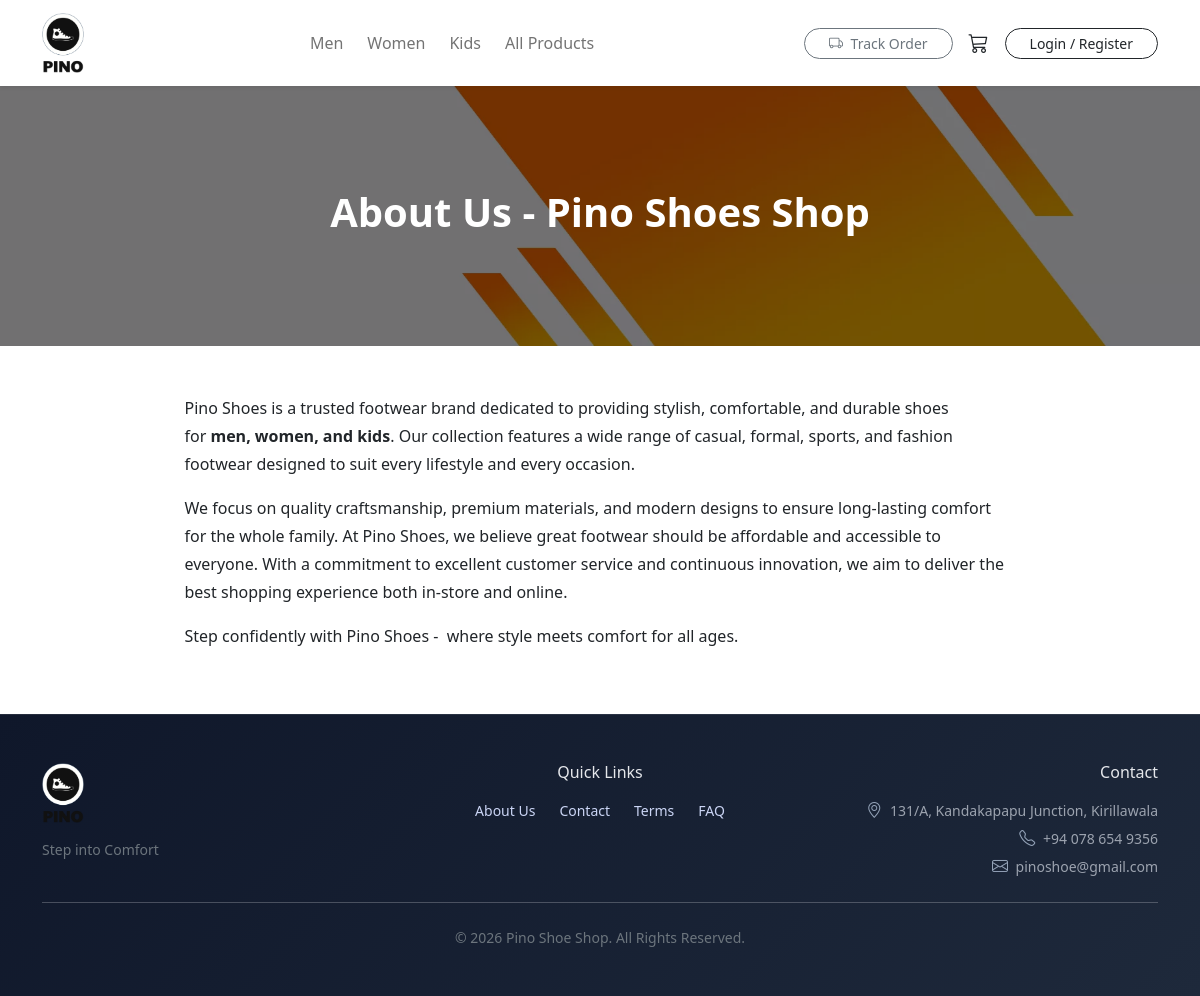
Screenshot of /page.php?slug=about-us with the database file from the repository.
### tables this page shows
CREATE TABLE IF NOT EXISTS `pages` (
  `id` int NOT NULL AUTO_INCREMENT,
  `slug` varchar(50) NOT NULL,
  `title` varchar(255) NOT NULL,
  `content` longtext NOT NULL,
  `banner` varchar(255) DEFAULT NULL,
  `is_active` tinyint(1) DEFAULT '1',
  `created_at` timestamp NULL DEFAULT CURRENT_TIMESTAMP,
  `updated_at` timestamp NULL DEFAULT CURRENT_TIMESTAMP ON UPDATE CURRENT_TIMESTAMP,
  PRIMARY KEY (`id`),
  UNIQUE KEY `slug` (`slug`)
);

### public/page.php (the view, shortened to what this page needs)
<?php
require_once __DIR__ . '/includes/settings.php';
$slug = $_GET['slug'] ?? '';
$stmt = $connection->prepare("
    SELECT title, content, banner
    FROM pages
    WHERE slug = ? AND is_active = 1
    LIMIT 1
");
$stmt->bind_param("s", $slug);
$stmt->execute();
$page = $stmt->get_result()->fetch_assoc();
$bannerImage = $page['banner']
    ? "../admin/uploads/pages/" . $page['banner']
    : "assets/img/default-banner.jpg";
?>
<!DOCTYPE html>
<html lang="en">
<head>
<link rel="stylesheet" href="assets/css/bootstrap.min.css">
<link rel="stylesheet" href="assets/css/site.css">
<link rel="stylesheet"
 href="https://cdn.jsdelivr.net/npm/bootstrap-icons/font/bootstrap-icons.css">
</head>
<body>
<?php include 'layout/header.php'; ?>
<section class="page-hero d-flex align-items-center"
         style="background-image:url('<?= htmlspecialchars($bannerImage) ?>')">
    <div class="container text-center page-hero-content text-white">
        <h1 class="fw-bold"><?= htmlspecialchars($page['title']) ?></h1>
    </div>
</section>
<section class="container py-5">
<div class="row justify-content-center">
<div class="col-lg-9">
<div class="page-content">
    <?= $page['content'];  ?>
</div>
</div>
</div>
</section>
<?php include 'layout/footer.php'; ?>
</body>
</html>

### public/page.php (style rules this page uses)
.page-hero { min-height: 260px; background-size: cover; background-position: center; position: relative; }
.page-hero::after { content: ""; position: absolute; inset: 0; background: rgba(0,0,0,.55); }
.page-hero-content { position: relative; z-index: 2; }
.page-content { font-size: 1rem; line-height: 1.75; }

### rows the page displays
pages: banner (picture), title "About Us - Pino Shoes Shop", content "Pino Shoes is a trusted footwear brand dedicated to providing stylish, comfortable, and durable shoes for men, women, and kids . Our collection features a wide range of casual, formal, sports, and fashion footwear designed to suit every lifestyle and every occasion. We focus on quality craftsmanship, premium materials, and modern designs to ensure long-lasting comfort for the whole family. At Pino Shoes, we believe great footwear should be affordable and accessible to everyone. With a commitment to excellent customer service and continuous innovation, we aim to deliver the best shopping experience both in-store and online. Step confidently with Pino Shoes - where style meets comfort for all…"

### other values shown
setting('site_tagline', 'Premium shoes for every lifestyle') "Step into Comfort"
setting('footer_address') "131/A, Kandakapapu Junction, Kirillawala"
setting('footer_phone') "+94 078 654 9356"
setting('footer_email') "pinoshoe@gmail.com"
setting('site_name','Pino Shoes') "Pino Shoe Shop"
